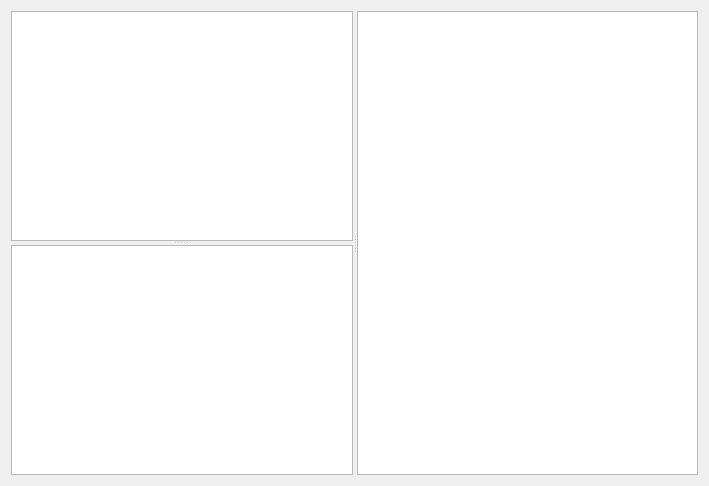
<?xml version="1.0" encoding="UTF-8"?>
<ui version="4.0">
 <class>Form</class>
 <widget class="QWidget" name="Form">
  <property name="geometry">
   <rect>
    <x>0</x>
    <y>0</y>
    <width>709</width>
    <height>486</height>
   </rect>
  </property>
  <property name="windowTitle">
   <string>Form</string>
  </property>
  <layout class="QGridLayout" name="gridLayout">
   <item row="0" column="0">
    <widget class="QSplitter" name="spl_horizontal">
     <property name="orientation">
      <enum>Qt::Orientation::Horizontal</enum>
     </property>
     <widget class="QSplitter" name="spl_vertical">
      <property name="orientation">
       <enum>Qt::Orientation::Vertical</enum>
      </property>
      <widget class="ClassView" name="tv_classes"/>
      <widget class="QTableView" name="tv_pset"/>
     </widget>
     <widget class="PropertyView" name="tv_properties">
      <property name="enabled">
       <bool>true</bool>
      </property>
     </widget>
    </widget>
   </item>
  </layout>
 </widget>
 <customwidgets>
  <customwidget>
   <class>ClassView</class>
   <extends>QTreeView</extends>
   <header>bsdd_gui.module.property_picker.model_views</header>
  </customwidget>
  <customwidget>
   <class>PropertyView</class>
   <extends>QTreeView</extends>
   <header>bsdd_gui.module.property_picker.model_views</header>
  </customwidget>
 </customwidgets>
 <resources/>
 <connections/>
</ui>
